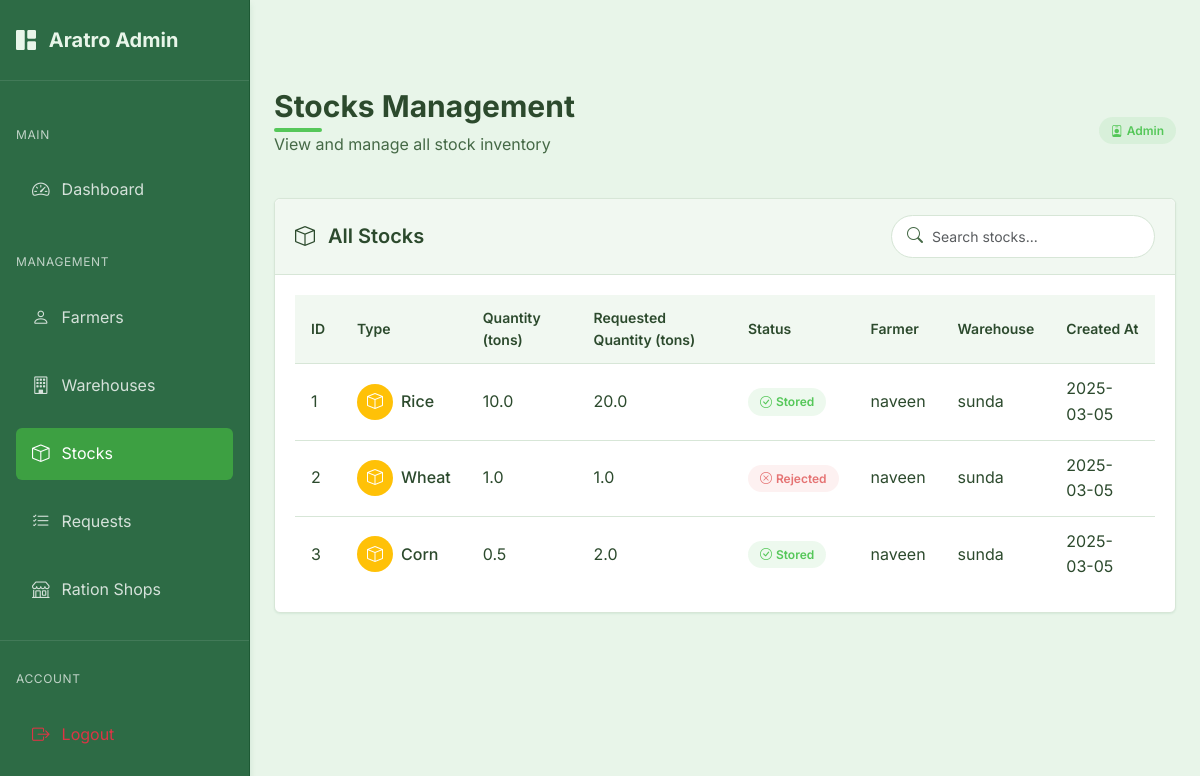
Before: /admin/stocks (signed in) with the older database file.
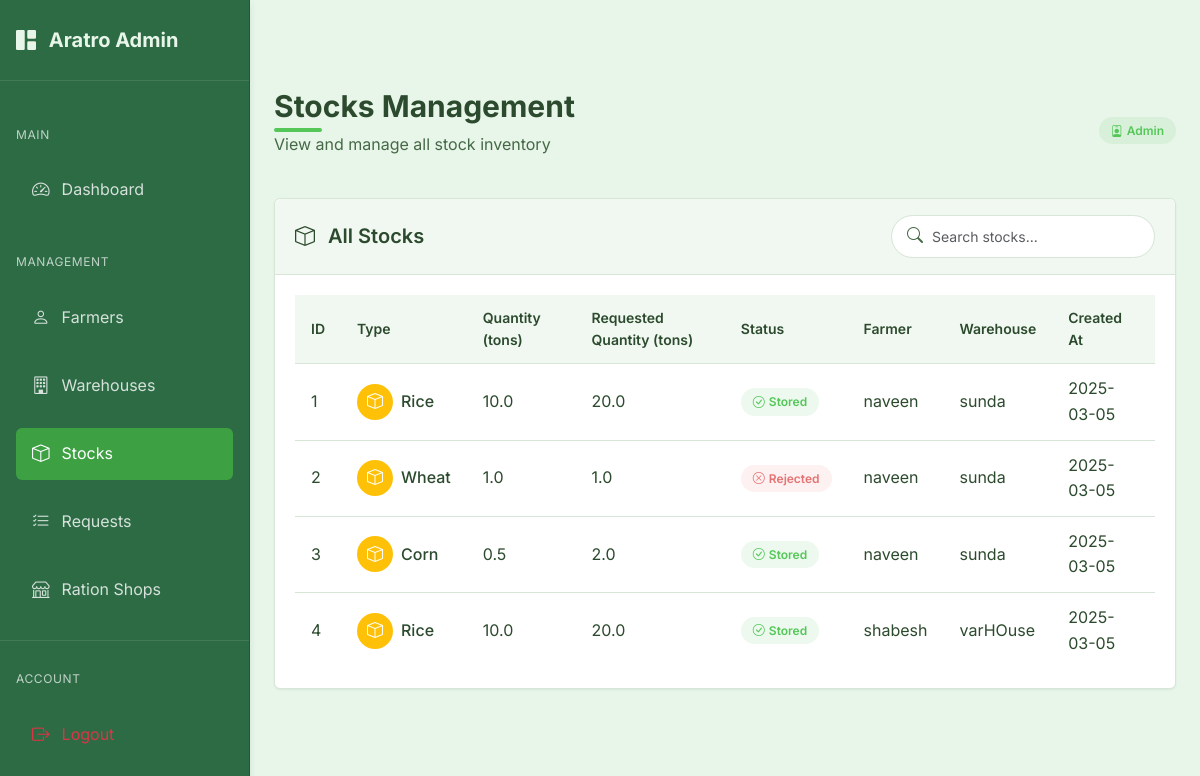
After: the same page with the newer database file.
### models.py (models this page shows, shortened)
class Stock(db.Model):
    id = db.Column(db.Integer, primary_key=True)
    type = db.Column(db.String(100), nullable=False)
    quantity = db.Column(db.Float, nullable=False)
    requested_quantity = db.Column(db.Float, nullable=False)  # Original requested quantity
    status = db.Column(db.String(20), nullable=False, default='pending')  # pending, stored, rejected
    farmer_id = db.Column(db.Integer, db.ForeignKey('farmer.id'), nullable=False)
    warehouse_id = db.Column(db.Integer, db.ForeignKey('warehouse.id'), nullable=False)
    created_at = db.Column(db.DateTime, nullable=False, default=datetime.utcnow)
    updated_at = db.Column(db.DateTime, nullable=False, default=datetime.utcnow, onupdate=datetime.utcnow)

class Farmer(db.Model):
    id = db.Column(db.Integer, primary_key=True)
    user_id = db.Column(db.Integer, db.ForeignKey('user.id'), nullable=False)
    name = db.Column(db.String(100), nullable=False)
    address = db.Column(db.String(200), nullable=False)
    aadhar_number = db.Column(db.String(12), unique=True, nullable=False)  # Exactly 12 digits
    phone_number = db.Column(db.String(10), nullable=False)  # Exactly 10 digits
    stocks = db.relationship('Stock', backref='farmer', lazy=True)

class Warehouse(db.Model):
    id = db.Column(db.Integer, primary_key=True)
    user_id = db.Column(db.Integer, db.ForeignKey('user.id'), nullable=False)
    manager_name = db.Column(db.String(100), nullable=False)
    name = db.Column(db.String(100), nullable=False)
    location = db.Column(db.String(200))
    latitude = db.Column(db.Float)
    longitude = db.Column(db.Float)
    phone_number = db.Column(db.String(20))
    warehouse_type = db.Column(db.String(20))  # 'private' or 'government'
    capacity = db.Column(db.Float)  # in tons
    available_space = db.Column(db.Float)  # in tons
    stocks = db.relationship('Stock', backref='warehouse', lazy=True)

### routes.py (the view)
@admin.route('/stocks')
@admin_required
def stocks():
    stocks = Stock.query.all()
    return render_template('admin/stocks.html', stocks=stocks)

### app.py (called while the page is built)
@login_manager.user_loader
def load_user(user_id):
    try:
        if user_id.startswith('admin_'):
            admin_id = int(user_id.split('_')[1])
            return Admin.query.get(admin_id)
        else:
            return User.query.get(int(user_id))
    except Exception as e:
        print(f"Error loading user: {e}")
        return None

@app.before_request
def before_request():
    session.permanent = True  # Use permanent session with lifetime set above

### models.py (called while the page is built)
    def get_id(self):
        return f"admin_{self.id}"

    def __repr__(self):
        return f'<Admin {self.email}>'

### routes.py (called while the page is built)
@admin.context_processor
def inject_admin_data():
    admin_data = {'current_user': current_user}
    if current_user.is_authenticated:
        admin_user = Admin.query.get(current_user.id)
        if admin_user:
            admin_data['admin_user'] = admin_user
    return admin_data

### templates/admin/stocks.html (shortened to what the changed rows need)
{% extends "admin/base_admin.html" %}
{% block admin_content %}
<div class="page-header d-flex justify-content-between align-items-center">
    <div>
        <h1 class="page-title">Stocks Management</h1>
    </div>
</div>
<div class="admin-card">
    <div class="admin-card-body">
        <div class="table-responsive">
            <table class="admin-table" id="stocksTable">
                <thead>
                    <tr>
                        <th>ID</th>
                        <th>Type</th>
                        <th>Quantity (tons)</th>
                        <th>Requested Quantity (tons)</th>
                        <th>Status</th>
                        <th>Farmer</th>
                        <th>Warehouse</th>
                        <th>Created At</th>
                    </tr>
                </thead>
                <tbody>
                    {% if stocks %}
                        {% for stock in stocks %}
                            <tr>
                                <td>{{ stock.id }}</td>
                                <td>
                                    <div class="d-flex align-items-center">
                                        <div class="avatar-circle bg-warning text-white d-flex align-items-center justify-content-center me-2" style="width: 36px; height: 36px; border-radius: 50%;">
                                            <i class="bi bi-box"></i>
                                        </div>
                                        <div>
                                            <span class="fw-medium">{{ stock.type }}</span>
                                        </div>
                                    </div>
                                </td>
                                <td>{{ stock.quantity }}</td>
                                <td>{{ stock.requested_quantity }}</td>
                                <td>
                                    {% if stock.status == 'pending' %}
                                        <span class="admin-badge admin-badge-warning">
                                            <i class="bi bi-hourglass-split me-1"></i>
                                            Pending
                                        </span>
                                    {% elif stock.status == 'stored' %}
                                        <span class="admin-badge admin-badge-success">
                                            <i class="bi bi-check-circle me-1"></i>
                                            Stored
                                        </span>
                                    {% elif stock.status == 'rejected' %}
                                        <span class="admin-badge admin-badge-danger">
                                            <i class="bi bi-x-circle me-1"></i>
                                            Rejected
                                        </span>
                                    {% else %}
                                        <span class="admin-badge admin-badge-primary">
                                            <i class="bi bi-info-circle me-1"></i>
                                            {{ stock.status }}
                                        </span>
                                    {% endif %}
                                </td>
                                <td>{{ stock.farmer.name }}</td>
                                <td>{{ stock.warehouse.name }}</td>
                                <td>{{ stock.created_at.strftime('%Y-%m-%d') }}</td>
                            </tr>
                        {% endfor %}
                    {% endif %}
                </tbody>
            </table>
        </div>
    </div>
</div>
{% endblock %}

Changed rows visible on the page:
added Stock: id "4", type "Rice", quantity "10.0", requested_quantity "20.0", status "stored" (drawn), farmer.name "shabesh", warehouse.name "varHOuse", created_at "2025-03-05"
